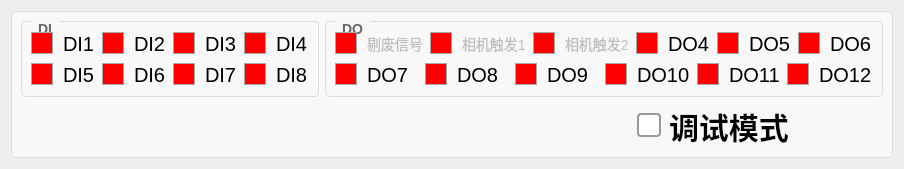
     <widget class="QWidget" name="tab_2">
      <attribute name="title">
       <string>IO监控</string>
      </attribute>
      <layout class="QGridLayout" name="gridLayout_16">
       <item row="0" column="0">
        <widget class="QGroupBox" name="groupBox_16">
         <property name="styleSheet">
          <string notr="true">QGroupBox {
    border: 1px solid #DDD;
    border-radius: 4px;
    font: bold 14px;
    color: #666;
    background-color: #F8F8F8;
}

QGroupBox::title {
    subcontrol-origin: margin;
    subcontrol-position: top left;
    left: 10px;
    padding: 0 5px;
}</string>
         </property>
         <property name="title">
          <string/>
         </property>
         <layout class="QGridLayout" name="gridLayout_5">
          <item row="0" column="0">
           <layout class="QVBoxLayout" name="verticalLayout_2" stretch="1,1">
            <item>
             <layout class="QHBoxLayout" name="horizontalLayout_24" stretch="1,1">
              <item>
               <widget class="QGroupBox" name="groupBox_17">
                <property name="title">
                 <string>DI</string>
                </property>
                <layout class="QVBoxLayout" name="verticalLayout_9">
                 <item>
                  <layout class="QHBoxLayout" name="horizontalLayout_29">
                   <item>
                    <widget class="QCheckBox" name="cbox_DI1">
                     <property name="enabled">
                      <bool>true</bool>
                     </property>
                     <property name="styleSheet">
                      <string notr="true">QCheckBox {
    /* 默认样式 */
    spacing: 10px; /* 文字和框框之间的间距 */
    font-size: 20px; /* 字体大小 */
}

QCheckBox::indicator {
    /* 按钮的大小 */
    width: 20px;
    height: 20px;
}

QCheckBox::indicator:unchecked {
    /* 未选中状态的样式 */
    background-color:rgb(255, 0, 0); /* 背景颜色 */
    border: 1px solid darkgray; /* 边框颜色 */
}

QCheckBox::indicator:unchecked:hover {
    /* 未选中状态鼠标悬停时的样式 */
    background-color: gray; /* 背景颜色 */
}

QCheckBox::indicator:checked {
    /* 选中状态的样式 */
    background-color: rgb(0, 255, 0); /* 背景颜色 */
    border: 1px solid darkred; /* 边框颜色 */
}

QCheckBox::indicator:checked:hover {
    /* 选中状态鼠标悬停时的样式 */
    background-color: darkred; /* 背景颜色 */
}</string>
                     </property>
                     <property name="text">
                      <string>DI1</string>
                     </property>
                    </widget>
                   </item>
                   <item>
                    <widget class="QCheckBox" name="cbox_DI2">
                     <property name="enabled">
                      <bool>true</bool>
                     </property>
                     <property name="styleSheet">
                      <string notr="true">QCheckBox {
    /* 默认样式 */
    spacing: 10px; /* 文字和框框之间的间距 */
    font-size: 20px; /* 字体大小 */
}

QCheckBox::indicator {
    /* 按钮的大小 */
    width: 20px;
    height: 20px;
}

QCheckBox::indicator:unchecked {
    /* 未选中状态的样式 */
    background-color:rgb(255, 0, 0); /* 背景颜色 */
    border: 1px solid darkgray; /* 边框颜色 */
}

QCheckBox::indicator:unchecked:hover {
    /* 未选中状态鼠标悬停时的样式 */
    background-color: gray; /* 背景颜色 */
}

QCheckBox::indicator:checked {
    /* 选中状态的样式 */
    background-color: rgb(0, 255, 0); /* 背景颜色 */
    border: 1px solid darkred; /* 边框颜色 */
}

QCheckBox::indicator:checked:hover {
    /* 选中状态鼠标悬停时的样式 */
    background-color: darkred; /* 背景颜色 */
}</string>
                     </property>
                     <property name="text">
                      <string>DI2</string>
                     </property>
                    </widget>
                   </item>
                   <item>
                    <widget class="QCheckBox" name="cbox_DI3">
                     <property name="enabled">
                      <bool>true</bool>
                     </property>
                     <property name="styleSheet">
                      <string notr="true">QCheckBox {
    /* 默认样式 */
    spacing: 10px; /* 文字和框框之间的间距 */
    font-size: 20px; /* 字体大小 */
}

QCheckBox::indicator {
    /* 按钮的大小 */
    width: 20px;
    height: 20px;
}

QCheckBox::indicator:unchecked {
    /* 未选中状态的样式 */
    background-color:rgb(255, 0, 0); /* 背景颜色 */
    border: 1px solid darkgray; /* 边框颜色 */
}

QCheckBox::indicator:unchecked:hover {
    /* 未选中状态鼠标悬停时的样式 */
    background-color: gray; /* 背景颜色 */
}

QCheckBox::indicator:checked {
    /* 选中状态的样式 */
    background-color: rgb(0, 255, 0); /* 背景颜色 */
    border: 1px solid darkred; /* 边框颜色 */
}

QCheckBox::indicator:checked:hover {
    /* 选中状态鼠标悬停时的样式 */
    background-color: darkred; /* 背景颜色 */
}</string>
                     </property>
                     <property name="text">
                      <string>DI3</string>
                     </property>
                    </widget>
                   </item>
                   <item>
                    <widget class="QCheckBox" name="cbox_DIAirPressure_2">
                     <property name="styleSheet">
                      <string notr="true">QCheckBox {
    /* 默认样式 */
    spacing: 10px; /* 文字和框框之间的间距 */
    font-size: 20px; /* 字体大小 */
}

QCheckBox::indicator {
    /* 按钮的大小 */
    width: 20px;
    height: 20px;
}

QCheckBox::indicator:unchecked {
    /* 未选中状态的样式 */
    background-color:rgb(255, 0, 0); /* 背景颜色 */
    border: 1px solid darkgray; /* 边框颜色 */
}

QCheckBox::indicator:unchecked:hover {
    /* 未选中状态鼠标悬停时的样式 */
    background-color: gray; /* 背景颜色 */
}

QCheckBox::indicator:checked {
    /* 选中状态的样式 */
    background-color: rgb(0, 255, 0); /* 背景颜色 */
    border: 1px solid darkred; /* 边框颜色 */
}

QCheckBox::indicator:checked:hover {
    /* 选中状态鼠标悬停时的样式 */
    background-color: darkred; /* 背景颜色 */
}</string>
                     </property>
                     <property name="text">
                      <string>DI4</string>
                     </property>
                    </widget>
                   </item>
                  </layout>
                 </item>
                 <item>
                  <layout class="QHBoxLayout" name="horizontalLayout_46">
                   <item>
                    <widget class="QCheckBox" name="cbox_DICameraTrigger1_2">
                     <property name="styleSheet">
                      <string notr="true">QCheckBox {
    /* 默认样式 */
    spacing: 10px; /* 文字和框框之间的间距 */
    font-size: 20px; /* 字体大小 */
}

QCheckBox::indicator {
    /* 按钮的大小 */
    width: 20px;
    height: 20px;
}

QCheckBox::indicator:unchecked {
    /* 未选中状态的样式 */
    background-color:rgb(255, 0, 0); /* 背景颜色 */
    border: 1px solid darkgray; /* 边框颜色 */
}

QCheckBox::indicator:unchecked:hover {
    /* 未选中状态鼠标悬停时的样式 */
    background-color: gray; /* 背景颜色 */
}

QCheckBox::indicator:checked {
    /* 选中状态的样式 */
    background-color: rgb(0, 255, 0); /* 背景颜色 */
    border: 1px solid darkred; /* 边框颜色 */
}

QCheckBox::indicator:checked:hover {
    /* 选中状态鼠标悬停时的样式 */
    background-color: darkred; /* 背景颜色 */
}</string>
                     </property>
                     <property name="text">
                      <string>DI5</string>
                     </property>
                    </widget>
                   </item>
                   <item>
                    <widget class="QCheckBox" name="cbox_DICameraTrigger2_2">
                     <property name="styleSheet">
                      <string notr="true">QCheckBox {
    /* 默认样式 */
    spacing: 10px; /* 文字和框框之间的间距 */
    font-size: 20px; /* 字体大小 */
}

QCheckBox::indicator {
    /* 按钮的大小 */
    width: 20px;
    height: 20px;
}

QCheckBox::indicator:unchecked {
    /* 未选中状态的样式 */
    background-color:rgb(255, 0, 0); /* 背景颜色 */
    border: 1px solid darkgray; /* 边框颜色 */
}

QCheckBox::indicator:unchecked:hover {
    /* 未选中状态鼠标悬停时的样式 */
    background-color: gray; /* 背景颜色 */
}

QCheckBox::indicator:checked {
    /* 选中状态的样式 */
    background-color: rgb(0, 255, 0); /* 背景颜色 */
    border: 1px solid darkred; /* 边框颜色 */
}

QCheckBox::indicator:checked:hover {
    /* 选中状态鼠标悬停时的样式 */
    background-color: darkred; /* 背景颜色 */
}</string>
                     </property>
                     <property name="text">
                      <string>DI6</string>
                     </property>
                    </widget>
                   </item>
                   <item>
                    <widget class="QCheckBox" name="cbox_DICameraTrigger3_2">
                     <property name="styleSheet">
                      <string notr="true">QCheckBox {
    /* 默认样式 */
    spacing: 10px; /* 文字和框框之间的间距 */
    font-size: 20px; /* 字体大小 */
}

QCheckBox::indicator {
    /* 按钮的大小 */
    width: 20px;
    height: 20px;
}

QCheckBox::indicator:unchecked {
    /* 未选中状态的样式 */
    background-color:rgb(255, 0, 0); /* 背景颜色 */
    border: 1px solid darkgray; /* 边框颜色 */
}

QCheckBox::indicator:unchecked:hover {
    /* 未选中状态鼠标悬停时的样式 */
    background-color: gray; /* 背景颜色 */
}

QCheckBox::indicator:checked {
    /* 选中状态的样式 */
    background-color: rgb(0, 255, 0); /* 背景颜色 */
    border: 1px solid darkred; /* 边框颜色 */
}

QCheckBox::indicator:checked:hover {
    /* 选中状态鼠标悬停时的样式 */
    background-color: darkred; /* 背景颜色 */
}</string>
                     </property>
                     <property name="text">
                      <string>DI7</string>
                     </property>
                    </widget>
                   </item>
                   <item>
                    <widget class="QCheckBox" name="cbox_DICameraTrigger4_2">
                     <property name="styleSheet">
                      <string notr="true">QCheckBox {
    /* 默认样式 */
    spacing: 10px; /* 文字和框框之间的间距 */
    font-size: 20px; /* 字体大小 */
}

QCheckBox::indicator {
    /* 按钮的大小 */
    width: 20px;
    height: 20px;
}

QCheckBox::indicator:unchecked {
    /* 未选中状态的样式 */
    background-color:rgb(255, 0, 0); /* 背景颜色 */
    border: 1px solid darkgray; /* 边框颜色 */
}

QCheckBox::indicator:unchecked:hover {
    /* 未选中状态鼠标悬停时的样式 */
    background-color: gray; /* 背景颜色 */
}

QCheckBox::indicator:checked {
    /* 选中状态的样式 */
    background-color: rgb(0, 255, 0); /* 背景颜色 */
    border: 1px solid darkred; /* 边框颜色 */
}

QCheckBox::indicator:checked:hover {
    /* 选中状态鼠标悬停时的样式 */
    background-color: darkred; /* 背景颜色 */
}</string>
                     </property>
                     <property name="text">
                      <string>DI8</string>
                     </property>
                    </widget>
                   </item>
                  </layout>
                 </item>
                </layout>
               </widget>
              </item>
              <item>
               <widget class="QGroupBox" name="groupBox_18">
                <property name="title">
                 <string>DO</string>
                </property>
                <layout class="QVBoxLayout" name="verticalLayout_10">
                 <item>
                  <layout class="QHBoxLayout" name="horizontalLayout_30">
                   <item>
                    <widget class="QCheckBox" name="cbox_DOtifeixinhao">
                     <property name="enabled">
                      <bool>false</bool>
                     </property>
                     <property name="styleSheet">
                      <string notr="true">QCheckBox {
    /* 默认样式 */
    spacing: 10px; /* 文字和框框之间的间距 */
    font-size: 14px; /* 字体大小 */
}

QCheckBox::indicator {
    /* 按钮的大小 */
    width: 20px;
    height: 20px;
}

QCheckBox::indicator:unchecked {
    /* 未选中状态的样式 */
    background-color:rgb(255, 0, 0); /* 背景颜色 */
    border: 1px solid darkgray; /* 边框颜色 */
}

QCheckBox::indicator:unchecked:hover {
    /* 未选中状态鼠标悬停时的样式 */
    background-color: gray; /* 背景颜色 */
}

QCheckBox::indicator:checked {
    /* 选中状态的样式 */
    background-color: rgb(0, 255, 0); /* 背景颜色 */
    border: 1px solid darkred; /* 边框颜色 */
}

QCheckBox::indicator:checked:hover {
    /* 选中状态鼠标悬停时的样式 */
    background-color: darkred; /* 背景颜色 */
}</string>
                     </property>
                     <property name="text">
                      <string>剔废信号</string>
                     </property>
                    </widget>
                   </item>
                   <item>
                    <widget class="QCheckBox" name="cbox_DOxiangjichufa1">
                     <property name="enabled">
                      <bool>false</bool>
                     </property>
                     <property name="styleSheet">
                      <string notr="true">QCheckBox {
    /* 默认样式 */
    spacing: 10px; /* 文字和框框之间的间距 */
    font-size: 14px; /* 字体大小 */
}

QCheckBox::indicator {
    /* 按钮的大小 */
    width: 20px;
    height: 20px;
}

QCheckBox::indicator:unchecked {
    /* 未选中状态的样式 */
    background-color:rgb(255, 0, 0); /* 背景颜色 */
    border: 1px solid darkgray; /* 边框颜色 */
}

QCheckBox::indicator:unchecked:hover {
    /* 未选中状态鼠标悬停时的样式 */
    background-color: gray; /* 背景颜色 */
}

QCheckBox::indicator:checked {
    /* 选中状态的样式 */
    background-color: rgb(0, 255, 0); /* 背景颜色 */
    border: 1px solid darkred; /* 边框颜色 */
}

QCheckBox::indicator:checked:hover {
    /* 选中状态鼠标悬停时的样式 */
    background-color: darkred; /* 背景颜色 */
}</string>
                     </property>
                     <property name="text">
                      <string>相机触发1</string>
                     </property>
                    </widget>
                   </item>
                   <item>
                    <widget class="QCheckBox" name="cbox_DOxiangjichufa2">
                     <property name="enabled">
                      <bool>false</bool>
                     </property>
                     <property name="styleSheet">
                      <string notr="true">QCheckBox {
    /* 默认样式 */
    spacing: 10px; /* 文字和框框之间的间距 */
    font-size: 14px; /* 字体大小 */
}

QCheckBox::indicator {
    /* 按钮的大小 */
    width: 20px;
    height: 20px;
}

QCheckBox::indicator:unchecked {
    /* 未选中状态的样式 */
    background-color:rgb(255, 0, 0); /* 背景颜色 */
    border: 1px solid darkgray; /* 边框颜色 */
}

QCheckBox::indicator:unchecked:hover {
    /* 未选中状态鼠标悬停时的样式 */
    background-color: gray; /* 背景颜色 */
}

QCheckBox::indicator:checked {
    /* 选中状态的样式 */
    background-color: rgb(0, 255, 0); /* 背景颜色 */
    border: 1px solid darkred; /* 边框颜色 */
}

QCheckBox::indicator:checked:hover {
    /* 选中状态鼠标悬停时的样式 */
    background-color: darkred; /* 背景颜色 */
}</string>
                     </property>
                     <property name="text">
                      <string>相机触发2</string>
                     </property>
                    </widget>
                   </item>
                   <item>
                    <widget class="QCheckBox" name="cbox_DO4">
                     <property name="enabled">
                      <bool>true</bool>
                     </property>
                     <property name="styleSheet">
                      <string notr="true">QCheckBox {
    /* 默认样式 */
    spacing: 10px; /* 文字和框框之间的间距 */
    font-size: 20px; /* 字体大小 */
}

QCheckBox::indicator {
    /* 按钮的大小 */
    width: 20px;
    height: 20px;
}

QCheckBox::indicator:unchecked {
    /* 未选中状态的样式 */
    background-color:rgb(255, 0, 0); /* 背景颜色 */
    border: 1px solid darkgray; /* 边框颜色 */
}

QCheckBox::indicator:unchecked:hover {
    /* 未选中状态鼠标悬停时的样式 */
    background-color: gray; /* 背景颜色 */
}

QCheckBox::indicator:checked {
    /* 选中状态的样式 */
    background-color: rgb(0, 255, 0); /* 背景颜色 */
    border: 1px solid darkred; /* 边框颜色 */
}

QCheckBox::indicator:checked:hover {
    /* 选中状态鼠标悬停时的样式 */
    background-color: darkred; /* 背景颜色 */
}</string>
                     </property>
                     <property name="text">
                      <string>DO4</string>
                     </property>
                    </widget>
                   </item>
                   <item>
                    <widget class="QCheckBox" name="cbox_DOBlow3_2">
                     <property name="styleSheet">
                      <string notr="true">QCheckBox {
    /* 默认样式 */
    spacing: 10px; /* 文字和框框之间的间距 */
    font-size: 20px; /* 字体大小 */
}

QCheckBox::indicator {
    /* 按钮的大小 */
    width: 20px;
    height: 20px;
}

QCheckBox::indicator:unchecked {
    /* 未选中状态的样式 */
    background-color:rgb(255, 0, 0); /* 背景颜色 */
    border: 1px solid darkgray; /* 边框颜色 */
}

QCheckBox::indicator:unchecked:hover {
    /* 未选中状态鼠标悬停时的样式 */
    background-color: gray; /* 背景颜色 */
}

QCheckBox::indicator:checked {
    /* 选中状态的样式 */
    background-color: rgb(0, 255, 0); /* 背景颜色 */
    border: 1px solid darkred; /* 边框颜色 */
}

QCheckBox::indicator:checked:hover {
    /* 选中状态鼠标悬停时的样式 */
    background-color: darkred; /* 背景颜色 */
}</string>
                     </property>
                     <property name="text">
                      <string>DO5</string>
                     </property>
                    </widget>
                   </item>
                   <item>
                    <widget class="QCheckBox" name="cbox_DOBlow4_2">
                     <property name="styleSheet">
                      <string notr="true">QCheckBox {
    /* 默认样式 */
    spacing: 10px; /* 文字和框框之间的间距 */
    font-size: 20px; /* 字体大小 */
}

QCheckBox::indicator {
    /* 按钮的大小 */
    width: 20px;
    height: 20px;
}

QCheckBox::indicator:unchecked {
    /* 未选中状态的样式 */
    background-color:rgb(255, 0, 0); /* 背景颜色 */
    border: 1px solid darkgray; /* 边框颜色 */
}

QCheckBox::indicator:unchecked:hover {
    /* 未选中状态鼠标悬停时的样式 */
    background-color: gray; /* 背景颜色 */
}

QCheckBox::indicator:checked {
    /* 选中状态的样式 */
    background-color: rgb(0, 255, 0); /* 背景颜色 */
    border: 1px solid darkred; /* 边框颜色 */
}

QCheckBox::indicator:checked:hover {
    /* 选中状态鼠标悬停时的样式 */
    background-color: darkred; /* 背景颜色 */
}</string>
                     </property>
                     <property name="text">
                      <string>DO6</string>
                     </property>
                    </widget>
                   </item>
                  </layout>
                 </item>
                 <item>
                  <layout class="QHBoxLayout" name="horizontalLayout_31">
                   <item>
                    <widget class="QCheckBox" name="cbox_DOBeltControl_2">
                     <property name="styleSheet">
                      <string notr="true">QCheckBox {
    /* 默认样式 */
    spacing: 10px; /* 文字和框框之间的间距 */
    font-size: 20px; /* 字体大小 */
}

QCheckBox::indicator {
    /* 按钮的大小 */
    width: 20px;
    height: 20px;
}

QCheckBox::indicator:unchecked {
    /* 未选中状态的样式 */
    background-color:rgb(255, 0, 0); /* 背景颜色 */
    border: 1px solid darkgray; /* 边框颜色 */
}

QCheckBox::indicator:unchecked:hover {
    /* 未选中状态鼠标悬停时的样式 */
    background-color: gray; /* 背景颜色 */
}

QCheckBox::indicator:checked {
    /* 选中状态的样式 */
    background-color: rgb(0, 255, 0); /* 背景颜色 */
    border: 1px solid darkred; /* 边框颜色 */
}

QCheckBox::indicator:checked:hover {
    /* 选中状态鼠标悬停时的样式 */
    background-color: darkred; /* 背景颜色 */
}</string>
                     </property>
                     <property name="text">
                      <string>DO7</string>
                     </property>
                    </widget>
                   </item>
                   <item>
                    <widget class="QCheckBox" name="cbox_DOGreenLight_2">
                     <property name="styleSheet">
                      <string notr="true">QCheckBox {
    /* 默认样式 */
    spacing: 10px; /* 文字和框框之间的间距 */
    font-size: 20px; /* 字体大小 */
}

QCheckBox::indicator {
    /* 按钮的大小 */
    width: 20px;
    height: 20px;
}

QCheckBox::indicator:unchecked {
    /* 未选中状态的样式 */
    background-color:rgb(255, 0, 0); /* 背景颜色 */
    border: 1px solid darkgray; /* 边框颜色 */
}

QCheckBox::indicator:unchecked:hover {
    /* 未选中状态鼠标悬停时的样式 */
    background-color: gray; /* 背景颜色 */
}

QCheckBox::indicator:checked {
    /* 选中状态的样式 */
    background-color: rgb(0, 255, 0); /* 背景颜色 */
    border: 1px solid darkred; /* 边框颜色 */
}

QCheckBox::indicator:checked:hover {
    /* 选中状态鼠标悬停时的样式 */
    background-color: darkred; /* 背景颜色 */
}</string>
                     </property>
                     <property name="text">
                      <string>DO8</string>
                     </property>
                    </widget>
                   </item>
                   <item>
                    <widget class="QCheckBox" name="cbox_DORedLight_2">
                     <property name="styleSheet">
                      <string notr="true">QCheckBox {
    /* 默认样式 */
    spacing: 10px; /* 文字和框框之间的间距 */
    font-size: 20px; /* 字体大小 */
}

QCheckBox::indicator {
    /* 按钮的大小 */
    width: 20px;
    height: 20px;
}

QCheckBox::indicator:unchecked {
    /* 未选中状态的样式 */
    background-color:rgb(255, 0, 0); /* 背景颜色 */
    border: 1px solid darkgray; /* 边框颜色 */
}

QCheckBox::indicator:unchecked:hover {
    /* 未选中状态鼠标悬停时的样式 */
    background-color: gray; /* 背景颜色 */
}

QCheckBox::indicator:checked {
    /* 选中状态的样式 */
    background-color: rgb(0, 255, 0); /* 背景颜色 */
    border: 1px solid darkred; /* 边框颜色 */
}

QCheckBox::indicator:checked:hover {
    /* 选中状态鼠标悬停时的样式 */
    background-color: darkred; /* 背景颜色 */
}</string>
                     </property>
                     <property name="text">
                      <string>DO9</string>
                     </property>
                    </widget>
                   </item>
                   <item>
                    <widget class="QCheckBox" name="cbox_DOUpLight_2">
                     <property name="styleSheet">
                      <string notr="true">QCheckBox {
    /* 默认样式 */
    spacing: 10px; /* 文字和框框之间的间距 */
    font-size: 20px; /* 字体大小 */
}

QCheckBox::indicator {
    /* 按钮的大小 */
    width: 20px;
    height: 20px;
}

QCheckBox::indicator:unchecked {
    /* 未选中状态的样式 */
    background-color:rgb(255, 0, 0); /* 背景颜色 */
    border: 1px solid darkgray; /* 边框颜色 */
}

QCheckBox::indicator:unchecked:hover {
    /* 未选中状态鼠标悬停时的样式 */
    background-color: gray; /* 背景颜色 */
}

QCheckBox::indicator:checked {
    /* 选中状态的样式 */
    background-color: rgb(0, 255, 0); /* 背景颜色 */
    border: 1px solid darkred; /* 边框颜色 */
}

QCheckBox::indicator:checked:hover {
    /* 选中状态鼠标悬停时的样式 */
    background-color: darkred; /* 背景颜色 */
}</string>
                     </property>
                     <property name="text">
                      <string>DO10</string>
                     </property>
                    </widget>
                   </item>
                   <item>
                    <widget class="QCheckBox" name="cbox_DOSideLight_2">
                     <property name="styleSheet">
                      <string notr="true">QCheckBox {
    /* 默认样式 */
    spacing: 10px; /* 文字和框框之间的间距 */
    font-size: 20px; /* 字体大小 */
}

QCheckBox::indicator {
    /* 按钮的大小 */
    width: 20px;
    height: 20px;
}

QCheckBox::indicator:unchecked {
    /* 未选中状态的样式 */
    background-color:rgb(255, 0, 0); /* 背景颜色 */
    border: 1px solid darkgray; /* 边框颜色 */
}

QCheckBox::indicator:unchecked:hover {
    /* 未选中状态鼠标悬停时的样式 */
    background-color: gray; /* 背景颜色 */
}

QCheckBox::indicator:checked {
    /* 选中状态的样式 */
    background-color: rgb(0, 255, 0); /* 背景颜色 */
    border: 1px solid darkred; /* 边框颜色 */
}

QCheckBox::indicator:checked:hover {
    /* 选中状态鼠标悬停时的样式 */
    background-color: darkred; /* 背景颜色 */
}</string>
                     </property>
                     <property name="text">
                      <string>DO11</string>
                     </property>
                    </widget>
                   </item>
                   <item>
                    <widget class="QCheckBox" name="cbox_DODownLight_2">
                     <property name="styleSheet">
                      <string notr="true">QCheckBox {
    /* 默认样式 */
    spacing: 10px; /* 文字和框框之间的间距 */
    font-size: 20px; /* 字体大小 */
}

QCheckBox::indicator {
    /* 按钮的大小 */
    width: 20px;
    height: 20px;
}

QCheckBox::indicator:unchecked {
    /* 未选中状态的样式 */
    background-color:rgb(255, 0, 0); /* 背景颜色 */
    border: 1px solid darkgray; /* 边框颜色 */
}

QCheckBox::indicator:unchecked:hover {
    /* 未选中状态鼠标悬停时的样式 */
    background-color: gray; /* 背景颜色 */
}

QCheckBox::indicator:checked {
    /* 选中状态的样式 */
    background-color: rgb(0, 255, 0); /* 背景颜色 */
    border: 1px solid darkred; /* 边框颜色 */
}

QCheckBox::indicator:checked:hover {
    /* 选中状态鼠标悬停时的样式 */
    background-color: darkred; /* 背景颜色 */
}</string>
                     </property>
                     <property name="text">
                      <string>DO12</string>
                     </property>
                    </widget>
                   </item>
                  </layout>
                 </item>
                </layout>
               </widget>
              </item>
             </layout>
            </item>
            <item>
             <layout class="QHBoxLayout" name="horizontalLayout_47" stretch="5,2">
              <item>
               <spacer name="horizontalSpacer_3">
                <property name="orientation">
                 <enum>Qt::Orientation::Horizontal</enum>
                </property>
                <property name="sizeHint" stdset="0">
                 <size>
                  <width>298</width>
                  <height>20</height>
                 </size>
                </property>
               </spacer>
              </item>
              <item>
               <widget class="QCheckBox" name="cbox_debugMode">
                <property name="sizePolicy">
                 <sizepolicy hsizetype="Minimum" vsizetype="Minimum">
                  <horstretch>0</horstretch>
                  <verstretch>0</verstretch>
                 </sizepolicy>
                </property>
                <property name="styleSheet">
                 <string notr="true">QCheckBox {
    spacing: 8px;
    font-size: 30px;
    color: #333;
    font-weight: bold;        
    color:  rgb(0, 0, 0);       
}

/* 未选中状态 */
QCheckBox::indicator {
    width: 20px;
    height: 20px;
    border-radius: 4px; /* 方形，圆角可适当调整 */
    border: 2px solid #999;
    background: #ffffff;
}

/* 悬停效果 */
QCheckBox::indicator:hover {
    border: 2px solid #666;
}

/* 选中状态 */
QCheckBox::indicator:checked {
    border: 2px solid #2196F3;
    background-color: qradialgradient(
        cx:0.5, cy:0.5,
        radius:0.4,
        fx:0.5, fy:0.5,
        stop:0 #2196F3,
        stop:1 transparent
    );
}

/* 禁用状态 */
QCheckBox::indicator:disabled {
    border: 2px solid #ccc;
    background: #eee;
}

/* 选中时的文字颜色 */
QCheckBox:checked {
    color: #2196F3;
    font-weight: 500;
}

/* 点击动画效果 */
QCheckBox::indicator:pressed {
    border: 2px solid #1565C0;
    background-color: qradialgradient(
        cx:0.5, cy:0.5,
        radius:0.5,
        fx:0.5, fy:0.5,
        stop:0 #BBDEFB,
        stop:1 transparent
    );
}</string>
                </property>
                <property name="text">
                 <string>调试模式</string>
                </property>
               </widget>
              </item>
             </layout>
            </item>
           </layout>
          </item>
         </layout>
        </widget>
       </item>
      </layout>
     </widget>
